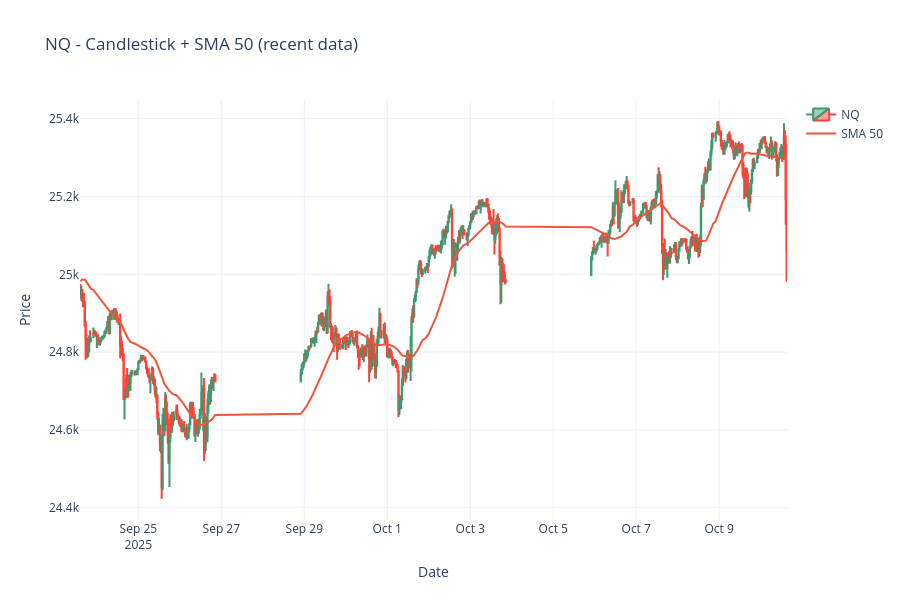

The code cell stored with this chart in its notebook:
### Code cell
import plotly.graph_objects as go

df_ma = df_nq_daily.copy()
df_ma["datetime"] = pd.to_datetime(df_ma["datetime"], errors="coerce")
df_ma = (
    df_ma.dropna(subset=["datetime"])
    .sort_values("datetime")
    [["datetime", "open", "high", "low", "close"]]
    .dropna()
)

df_ma["sma_50"] = df_ma["close"].rolling(50, min_periods=50).mean()

df_ma_plot = df_ma.tail(600)

fig = go.Figure()

fig.add_trace(
    go.Candlestick(
        x=df_ma_plot["datetime"],
        open=df_ma_plot["open"],
        high=df_ma_plot["high"],
        low=df_ma_plot["low"],
        close=df_ma_plot["close"],
        name="NQ",
    )
)

fig.add_trace(
    go.Scatter(
        x=df_ma_plot["datetime"],
        y=df_ma_plot["sma_50"],
        mode="lines",
        name="SMA 50",
        line=dict(width=2),
    )
)

fig.update_layout(
    title="NQ - Candlestick + SMA 50 (recent data)",
    xaxis_title="Date",
    yaxis_title="Price",
    xaxis_rangeslider_visible=False,
    template="plotly_white",
    height=600,
)

fig.show()

### Figure 1 — Plotly figure (JSON) as saved in the notebook; plotly's stock layout.template omitted (floating-point values rounded to 4 significant figures; data arrays with more than 128 entries replaced by an {"elided": "..."} marker saying what was removed)
{"data": [{"close": {"elided": "600 float values"}, "high": {"elided": "600 float values"}, "low": {"elided": "600 float values"}, "name": "NQ", "open": {"elided": "600 float values"}, "x": {"elided": "600 str values"}, "type": "candlestick"}, {"line": {"width": 2}, "mode": "lines", "name": "SMA 50", "x": {"elided": "600 str values"}, "y": {"elided": "600 float values"}, "type": "scatter"}], "layout": {"xaxis": {"rangeslider": {"visible": false}, "title": {"text": "Date"}}, "title": {"text": "NQ - Candlestick + SMA 50 (recent data)"}, "yaxis": {"title": {"text": "Price"}}, "height": 600}}
